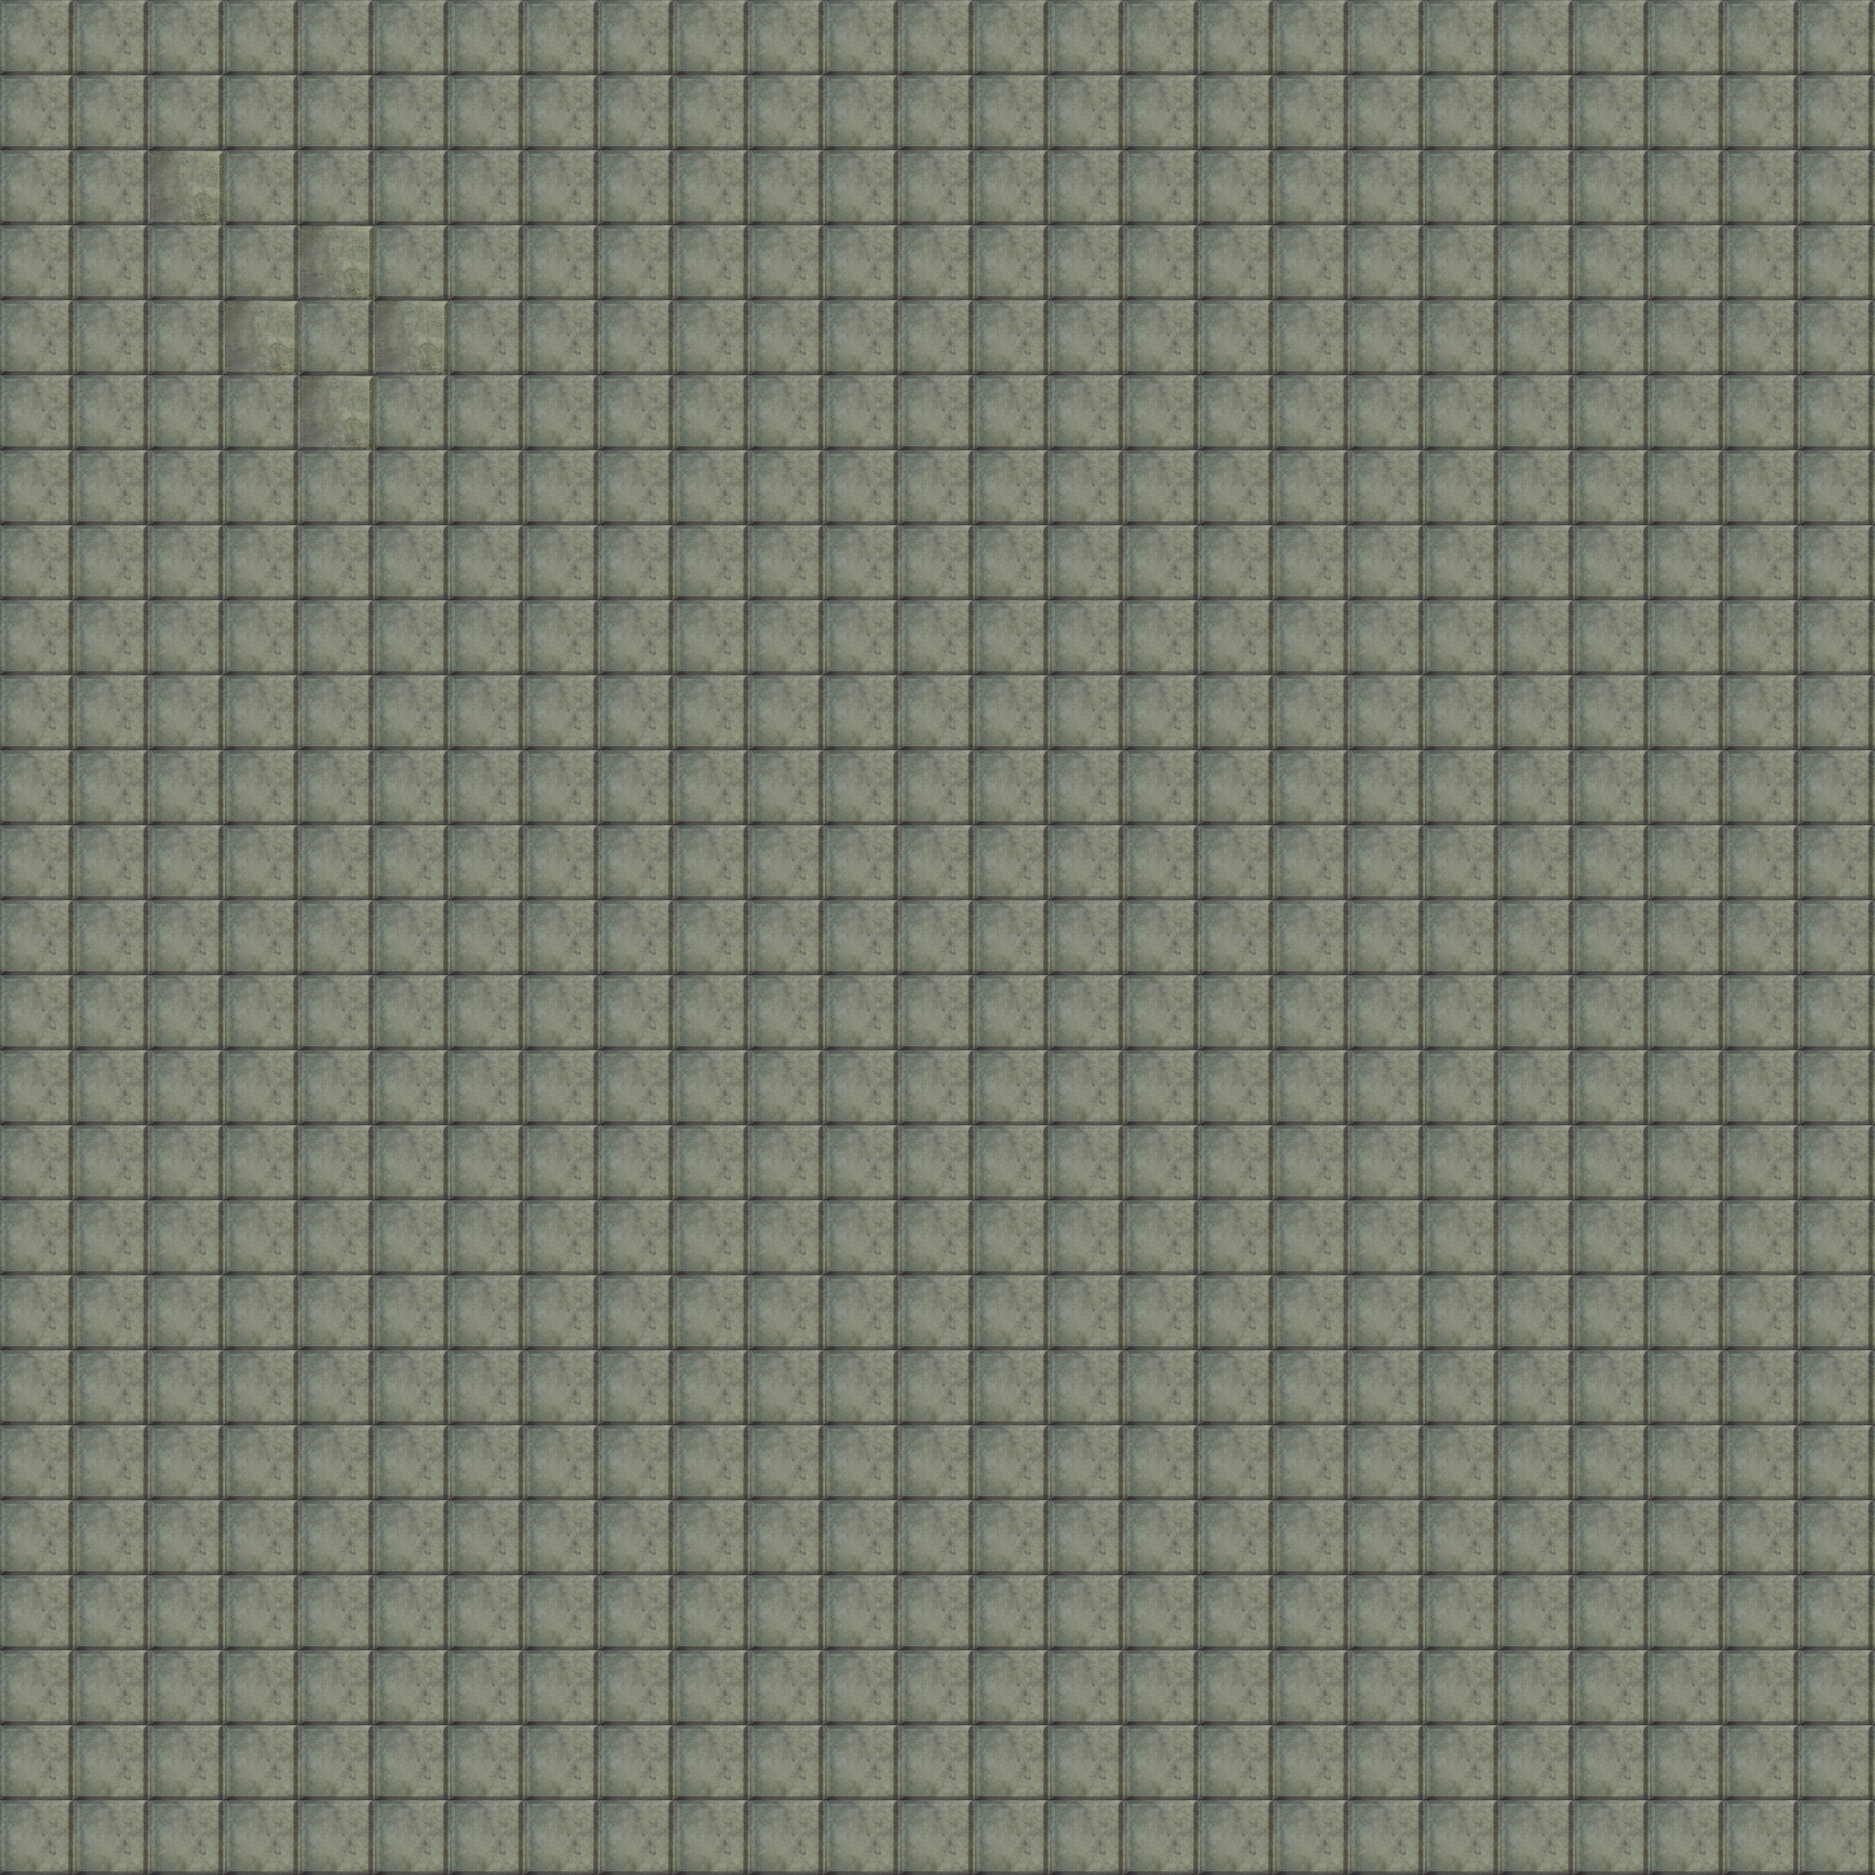

The image is a tile-based game level rendered from a .tmx file. Its description and complete source (layers, tilesets, objects, tile grids) follow:
An orthogonal 25x25 tile map with 75x75 px tiles, 1 tile layer (backgroundLayer), 3 tilesets and 3 objects.

<map version="1.0" orientation="orthogonal" renderorder="right-down" width="25" height="25" tilewidth="75" tileheight="75" nextobjectid="25">
 <tileset firstgid="1" name="8x3-stone" tilewidth="75" tileheight="75" tilecount="14" columns="7">
  <image source="images/8x3-stone.png" width="597" height="224" />
 </tileset>
 <tileset firstgid="15" name="statue" tilewidth="75" tileheight="75" tilecount="1" columns="1">
  <image source="images/statue.png" width="75" height="75" />
 </tileset>
 <tileset firstgid="16" name="player" tilewidth="65" tileheight="65" tilecount="1" columns="1">
  <image source="images/player.png" width="65" height="65" />
 </tileset>
 <layer name="backgroundLayer" width="25" height="25">
  <data encoding="csv">
3,3,3,3,3,3,3,3,3,3,3,3,3,3,3,3,3,3,3,3,3,3,3,3,3,
3,3,3,3,3,3,3,3,3,3,3,3,3,3,3,3,3,3,3,3,3,3,3,3,3,
3,3,13,3,3,3,3,3,3,3,3,3,3,3,3,3,3,3,3,3,3,3,3,3,3,
3,3,3,3,13,3,3,3,3,3,3,3,3,3,3,3,3,3,3,3,3,3,3,3,3,
3,3,3,13,3,13,3,3,3,3,3,3,3,3,3,3,3,3,3,3,3,3,3,3,3,
3,3,3,3,13,3,3,3,3,3,3,3,3,3,3,3,3,3,3,3,3,3,3,3,3,
3,3,3,3,3,3,3,3,3,3,3,3,3,3,3,3,3,3,3,3,3,3,3,3,3,
3,3,3,3,3,3,3,3,3,3,3,3,3,3,3,3,3,3,3,3,3,3,3,3,3,
3,3,3,3,3,3,3,3,3,3,3,3,3,3,3,3,3,3,3,3,3,3,3,3,3,
3,3,3,3,3,3,3,3,3,3,3,3,3,3,3,3,3,3,3,3,3,3,3,3,3,
3,3,3,3,3,3,3,3,3,3,3,3,3,3,3,3,3,3,3,3,3,3,3,3,3,
3,3,3,3,3,3,3,3,3,3,3,3,3,3,3,3,3,3,3,3,3,3,3,3,3,
3,3,3,3,3,3,3,3,3,3,3,3,3,3,3,3,3,3,3,3,3,3,3,3,3,
3,3,3,3,3,3,3,3,3,3,3,3,3,3,3,3,3,3,3,3,3,3,3,3,3,
3,3,3,3,3,3,3,3,3,3,3,3,3,3,3,3,3,3,3,3,3,3,3,3,3,
3,3,3,3,3,3,3,3,3,3,3,3,3,3,3,3,3,3,3,3,3,3,3,3,3,
3,3,3,3,3,3,3,3,3,3,3,3,3,3,3,3,3,3,3,3,3,3,3,3,3,
3,3,3,3,3,3,3,3,3,3,3,3,3,3,3,3,3,3,3,3,3,3,3,3,3,
3,3,3,3,3,3,3,3,3,3,3,3,3,3,3,3,3,3,3,3,3,3,3,3,3,
3,3,3,3,3,3,3,3,3,3,3,3,3,3,3,3,3,3,3,3,3,3,3,3,3,
3,3,3,3,3,3,3,3,3,3,3,3,3,3,3,3,3,3,3,3,3,3,3,3,3,
3,3,3,3,3,3,3,3,3,3,3,3,3,3,3,3,3,3,3,3,3,3,3,3,3,
3,3,3,3,3,3,3,3,3,3,3,3,3,3,3,3,3,3,3,3,3,3,3,3,3,
3,3,3,3,3,3,3,3,3,3,3,3,3,3,3,3,3,3,3,3,3,3,3,3,3,
3,3,3,3,3,3,3,3,3,3,3,3,3,3,3,3,3,3,3,3,3,3,3,3,3
</data>
 </layer>
 <objectgroup name="objectsLayer">
  <object id="21" gid="15" x="297" y="376" width="75" height="75">
   <properties>
    <property name="sprite" value="statue" />
    <property name="type" value="statue" />
   </properties>
  </object>
  <object id="23" gid="15" x="297" y="525" width="75" height="75">
   <properties>
    <property name="sprite" value="statue" />
    <property name="type" value="statue" />
   </properties>
  </object>
  <object id="24" gid="15" x="445" y="450" width="75" height="75">
   <properties>
    <property name="sprite" value="statue" />
    <property name="type" value="statue" />
   </properties>
  </object>
 </objectgroup>
</map>